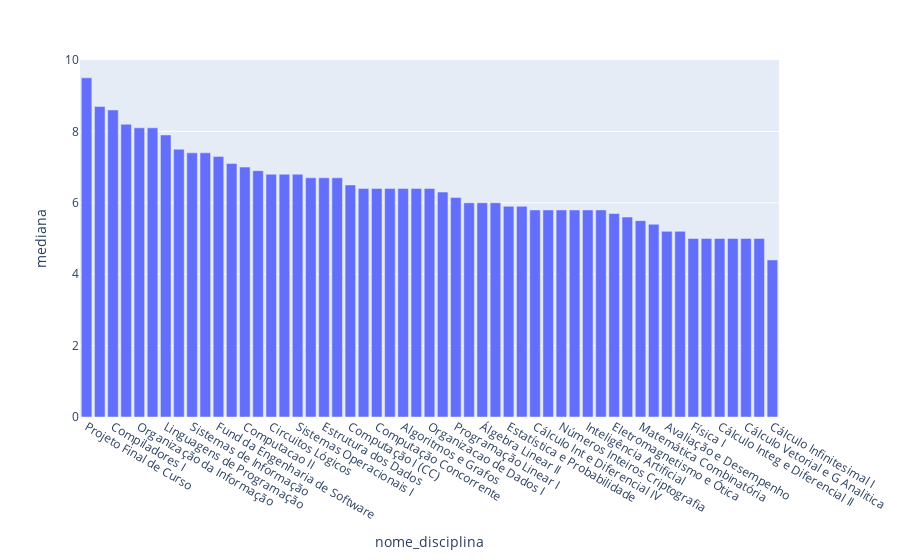

Notebook code cell kept with this figure:
### Code cell
fig = px.bar(
    mediana_disciplina,
    x='nome_disciplina',
    y='mediana',
    title="",
)
fig.show()

### Figure 1 — Plotly figure (JSON) as saved in the notebook; plotly's stock layout.template omitted (floating-point values rounded to 4 significant figures)
{"data": [{"alignmentgroup": "True", "hovertemplate": "nome_disciplina=%{x}<br>mediana=%{y}<extra></extra>", "legendgroup": "", "marker": {"color": "#636efa", "pattern": {"shape": ""}}, "name": "", "offsetgroup": "", "orientation": "v", "showlegend": false, "textposition": "auto", "type": "bar", "x": ["Projeto Final de Curso", "Computadores e Sociedade", "Compiladores I", "Modelagem de Sistemas Inform I", "Organização da Informação", "Informática na Administração", "Linguagens de Programação", "Empreendimento em Informática", "Sistemas de Informação", "Organização de Dados II", "Fund da Engenharia de Software", "Calculo Numerico p/Informatica", "Computacao II", "Computação II (CC)", "Circuitos Lógicos", "Fund da Computação Digital", "Sistemas Operacionais I", "Banco de Dados I", "Estrutura dos Dados", "Economia", "Computação I (CC)", "Computacao para Informatica", "Computação Concorrente", "Arquitetura de Computadores I", "Algoritmos e Grafos", "Teleprocessamento e Redes", "Organizacao de Dados I", "Linguagens Formais", "Programação Linear I", "Computação Gráfica I", "Álgebra Linear II", "Calculo Infinitesimal IV", "Estatística e Probabilidade", "Calculo Infinitesimal III", "Cálculo Int e Diferencial IV", "Cálculo Numérico (CC)", "Números Inteiros Criptografia", "Cálculo Infinitesimal II", "Inteligência Artificial", "Lógica", "Eletromagnetismo e Ótica", "Computadores e Programação", "Matemática Combinatória", "Mecânica, Oscilação e Ondas", "Avaliação e Desempenho", "Álgebra Linear Algorítmica", "Física I", "Física III", "Cálculo Integ e Diferencial II", "Física II", "Cálculo Vetorial e G Analitica", "Cálculo Int e Diferencial III", "Cálculo Infinitesimal I"], "xaxis": "x", "y": [9.5, 8.7, 8.6, 8.2, 8.1, 8.1, 7.9, 7.5, 7.4, 7.4, 7.3, 7.1, 7, 6.9, 6.8, 6.8, 6.8, 6.7, 6.7, 6.7, 6.5, 6.4, 6.4, 6.4, 6.4, 6.4, 6.4, 6.3, 6.15, 6, 6, 6, 5.9, 5.9, 5.8, 5.8, 5.8, 5.8, 5.8, 5.8, 5.7, 5.6, 5.5, 5.4, 5.2, 5.2, 5, 5, 5, 5, 5, 5, 4.4], "yaxis": "y"}], "layout": {"barmode": "relative", "legend": {"tracegroupgap": 0}, "margin": {"t": 60}, "xaxis": {"anchor": "y", "domain": [0, 1], "title": {"text": "nome_disciplina"}}, "yaxis": {"anchor": "x", "domain": [0, 1], "title": {"text": "mediana"}}}}
